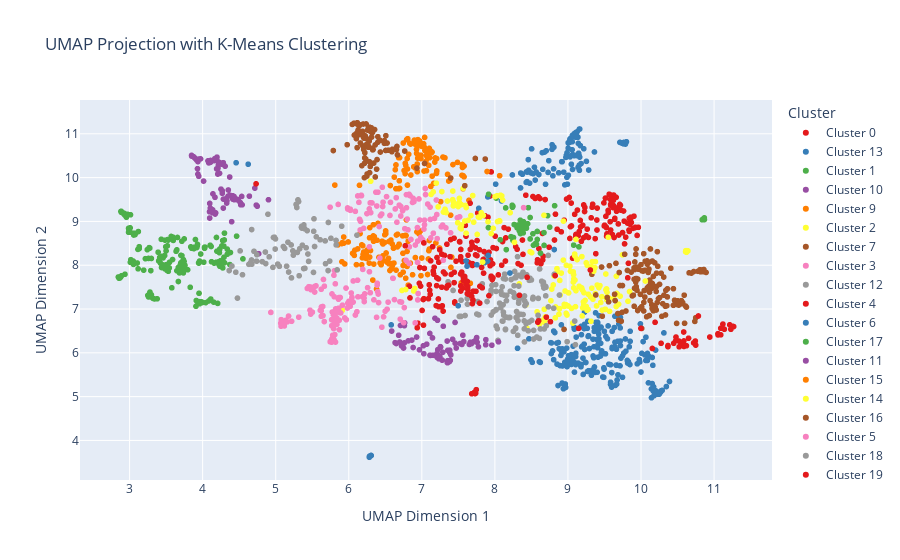

Notebook source saved alongside this figure:
### Markdown cell above
## using plotly

### Code cell
import plotly.express as px


# Create a DataFrame for Plotly
import pandas as pd
df = pd.DataFrame({
    'UMAP Dimension 1': umap_result_2d[:, 0],
    'UMAP Dimension 2': umap_result_2d[:, 1],
    'Cluster': kmeans_labels
})

# Add a 'Cluster' column for legend labels
df['Cluster'] = df['Cluster'].apply(lambda x: f'Cluster {x}')

# Plot using Plotly Express with equal aspect ratio
fig = px.scatter(
    df, x='UMAP Dimension 1', y='UMAP Dimension 2',
    color='Cluster', title='UMAP Projection with K-Means Clustering',
    labels={'UMAP Dimension 1': 'UMAP Dimension 1', 'UMAP Dimension 2': 'UMAP Dimension 2'},
    color_discrete_sequence=px.colors.qualitative.Set1
)

# Set equal aspect ratio
fig.update_layout(scene=dict(aspectmode="data"))

# Show the interactive plot
fig.show()
